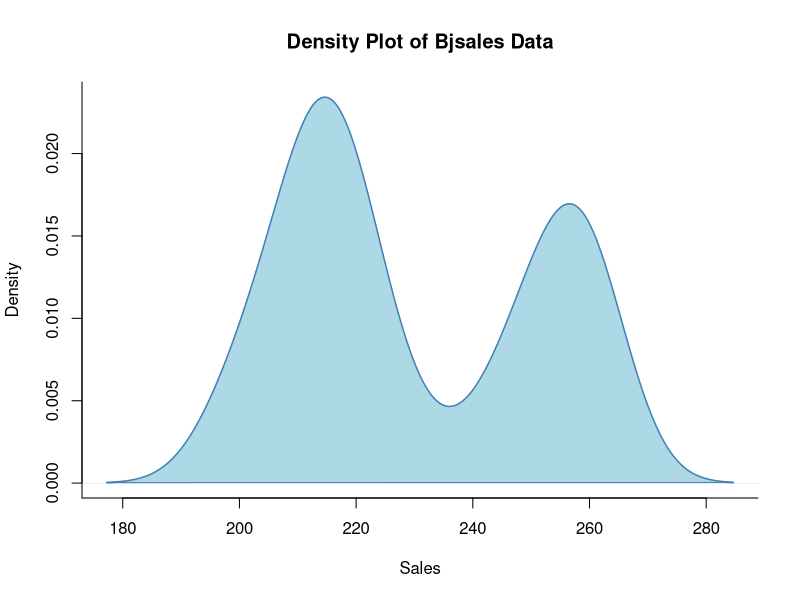

Write the R code that produced this figure. (Note: this script raises an error after producing the figure.)
#second density plot 
data("BJsales")

plot(density(BJsales),
     main = "Density Plot of Bjsales Data",
     xlab = "Sales",
     ylab = "Density",
     col = "steelblue",
     lwd = 2,
     bty = "l")

polygon(density(BJsales),
        col = "lightblue",
        border = "steelblue")

#add a vertical line for the mena
abline(v = mean(BJsales),
       col = "red",
       lwd = 2,
       #add a legend
       legend = c("Density Curve", "Mean"),
       col = c("steelblue","red"), 
       lwd = 2, 
       lty = c(1,2))
